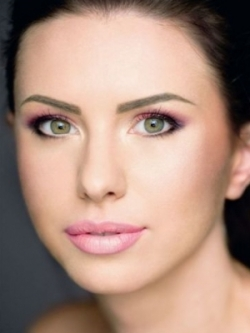
//> input picture Fotos/cara01.jpg, 250 x 333 px
$ ./main   (built with g++ and OpenCV 4)
//> lines starting //> are read from the running program, lines starting //| are printed output that depends on the picture; after the words box and inside, x2 and y2 are one past the last pixel; in counts of white or black regions, pixels touching at a corner belong together
/*
 * File:   main.cpp
 * Author: slenderman
 *
 * Created on 24 de noviembre de 2013, 09:51 PM
 */

#include <cstdlib>

using namespace std;

/*
 *
 */
//int main(int argc, char** argv) {
//
//    return 0;
//}

#include <opencv2/opencv.hpp>

using namespace cv;
using namespace std;

int main()
{
        float EYE_SX = 0.16f;
        float EYE_SY = 0.26f;
        float EYE_SW = 0.30f;
        float EYE_SH = 0.28f;

        Mat dest, gray;

   //string urlImagen="/home/slenderman/ProyectosGitHub/ParchePirataOCVNebeans/Fotos/diego.jpeg";
  string urlImagen="/home/slenderman/ProyectosGitHub/ParchePirataOCVNebeans/Fotos/cara01.jpg";
  //string urlImagen="/home/slenderman/ProyectosGitHub/ParchePirataOCVNebeans/Fotos/house.jpg";
    //string urlImagen="/home/slenderman/ProyectosGitHub/ParchePirataOCVNebeans/Fotos/cara02.jpg";
    Mat src=imread(urlImagen);
//> src is the input picture: 333 rows x 250 cols, CV_8UC3; mean B, G, R 126.1, 140.7, 171.2
     //Mat src=imread("/Users/Diogo/Pictures/DSC03134.JPG");
    Mat imagen;


    Size sizeScr=src.size();
//> sizeScr = Size(250, 333)
    cout<<"Ancho : "<<sizeScr.width<<"| Largo : "<<sizeScr.height<<endl;
//| Ancho : 250| Largo : 333
    // [14 lines of commented-out code are left out]
    if(sizeScr.width>sizeScr.height){
        if(sizeScr.width>1024 || sizeScr.height>900){
            resize(src,src, Size(640,480));
            imagen=src;
        }
        else{
            if(sizeScr.width<1024 || sizeScr.height<900){
            resize(src,src, Size(640,480));
            imagen=src;
                }
                else{
             imagen=src;
        }
        }

    }else{
        if(sizeScr.width < sizeScr.height){
              if(sizeScr.width>1024 || sizeScr.height>900){
            resize(src,src, Size(300,400));
            imagen=src;
        }
        else{
            if(sizeScr.width<1024 || sizeScr.height<900){
            resize(src,src, Size(300,400));
//> src: 400 rows x 300 cols, CV_8UC3
            imagen=src;
                }
                else{
             imagen=src;
        }
        }
        }else{
            if(sizeScr.width > 400){
        resize(src,src, Size(300,400));
            imagen=src;
            }else{
            imagen=src;
            }
    }
    }


    // [11 lines of commented-out code are left out]


        CascadeClassifier detector, eyes_detector;

        if(!detector.load("/home/slenderman/ProyectosGitHub/ParchePirataOCVNebeans/haarcascades/haarcascade_frontalface_alt2.xml"))
                cout << "No se puede abrir clasificador." << endl;

        if(!eyes_detector.load("/home/slenderman/ProyectosGitHub/ParchePirataOCVNebeans/haarcascades/haarcascade_eye_tree_eyeglasses.xml"))
                cout << "No se puede abrir clasificador para los ojos." << endl;

        cvtColor(imagen, gray, CV_BGR2GRAY);
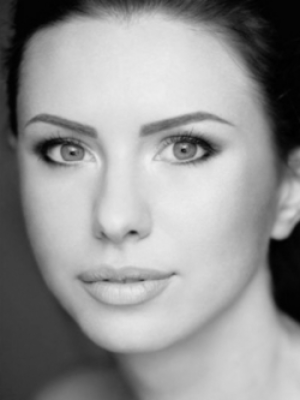
//> gray: 400 rows x 300 cols, CV_8UC1; min 0, max 237, mean 148
        equalizeHist(gray, dest);
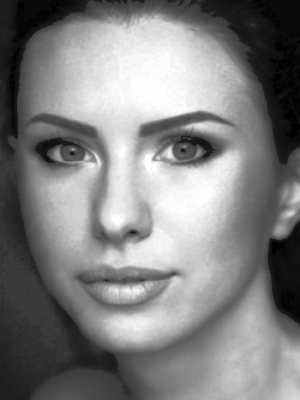
//> dest: 400 rows x 300 cols, CV_8UC1; min 0, max 255, mean 128.4

        vector<Rect> rect;
        detector.detectMultiScale(dest, rect);
//> rect = 1 Rect (x, y, width, height): [8, 59, 237, 237]

//        for(Rect rc : rect)
//        {
//        /*
//                rectangle(imagen,
//                  Point(rc.x, rc.y),
//                  Point(rc.x + rc.width, rc.y + rc.height),
//                  CV_RGB(0,255,0), 2);
//         */
//
//        }

        if(rect.size() > 0)
        {
                Mat face = dest(rect[0]).clone();
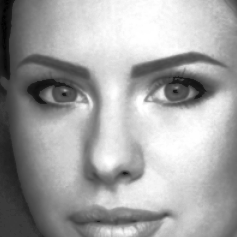
//> face: 237 rows x 237 cols, CV_8UC1; min 0, max 255, mean 164
                vector<Rect> leftEye, rightEye;

                int leftX = cvRound(face.cols * EYE_SX);
//> leftX = 38
                int topY = cvRound(face.rows * EYE_SY);
//> topY = 62
                int widthX = cvRound(face.cols * EYE_SW);
//> widthX = 71
                int heightY = cvRound(face.rows * EYE_SH);
//> heightY = 66
                int rightX = cvRound(face.cols * (1.0-EYE_SX-EYE_SW));
//> rightX = 128

                Mat topLeftOfFace = face(Rect(leftX, topY, widthX, heightY));
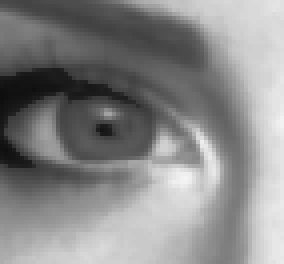
//> topLeftOfFace: 66 rows x 71 cols, CV_8UC1 (shown 4 times larger); min 14, max 244, mean 135.6
                Mat topRightOfFace = face(Rect(rightX, topY, widthX, heightY));
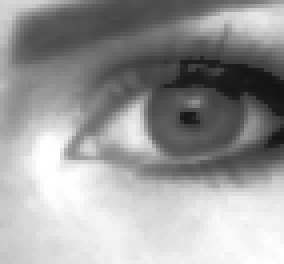
//> topRightOfFace: 66 rows x 71 cols, CV_8UC1 (shown 4 times larger); min 19, max 255, mean 155.2

                eyes_detector.detectMultiScale(topLeftOfFace, leftEye);
//> leftEye = empty
                eyes_detector.detectMultiScale(topRightOfFace, rightEye);
//> rightEye = 1 Rect (x, y, width, height): [16, 3, 50, 50]

                if((int)leftEye.size() > 0)
                {
            /*
                        rectangle(imagen,
                      Point(leftEye[0].x + leftX + rect[0].x, leftEye[0].y + topY + rect[0].y),
                      Point(leftEye[0].width + widthX + rect[0].x - 5, leftEye[0].height + heightY + rect[0].y),
                      CV_RGB(0,255,255), 2);
             */
                }

                if((int)rightEye.size() > 0)
                {

          //circulo del parche negro

            for (int i=0; i<rightEye[0].width/2+15; i++) {
                Point centerEyeRigth=Point(rightEye[0].x + rightX + rect[0].x+5, rightEye[0].y + topY + rect[0].y+rightEye[0].height/2);

                circle(imagen, centerEyeRigth, i, CV_RGB(0,0,0));

            }
//> this loop made 40 passes
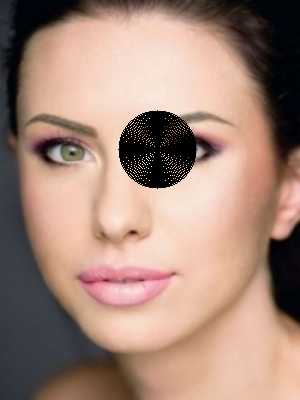
//> imagen: 400 rows x 300 cols, CV_8UC3; mean B, G, R 120.3, 134.2, 163.6

        //  linea del tirante del parche
            Point puntoCentroParche=Point(rightEye[0].x + rightX + rect[0].x, rightEye[0].y + topY + rect[0].y+rightEye[0].height/2);
//> puntoCentroParche = Point(152, 149)
            Point puntoArriba=Point(rect[0].x+rect[0].width/2,rect[0].y);
//> puntoArriba = Point(126, 59)
            Point puntoDerecha=Point(rect[0].x+rect[0].width,rect[0].y+rect[0].height/2);
//> puntoDerecha = Point(245, 177)
            line(imagen, puntoArriba, puntoCentroParche, CV_RGB(0, 0, 0));
//> imagen: 400 rows x 300 cols, CV_8UC3; 59 pixels changed, all inside (x1, y1, x2, y2) = (126, 59, 151, 144)
            line(imagen, puntoDerecha, puntoCentroParche, CV_RGB(0, 0, 0));
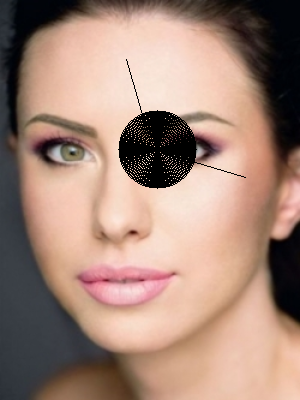
//> imagen: 400 rows x 300 cols, CV_8UC3; mean B, G, R 120.1, 134, 163.4


          //circulo rojo
        Point centerEyeRigth2=Point(rightEye[0].width + widthX + rect[0].x + 5, rightEye[0].height + heightY + rect[0].y);
//> centerEyeRigth2 = Point(134, 175)
            //cout<<"Punto 2 :"<<centerEyeRigth2<<endl;
            circle(imagen, centerEyeRigth2, 5, CV_RGB(255, 0, 0));
//> imagen: 400 rows x 300 cols, CV_8UC3; 28 pixels changed, all inside (x1, y1, x2, y2) = (129, 170, 140, 181)

            /*
                        rectangle(imagen,
                      Point(rightEye[0].x + rightX + leftX + rect[0].x, rightEye[0].y + topY + rect[0].y),
                      Point(rightEye[0].width + widthX + rect[0].x + 5, rightEye[0].height + heightY + rect[0].y),
                      CV_RGB(0,255,255), 2);

             */
                }
        }

        imshow("Parche de Pirata", imagen);

        waitKey(0);
        return 1;
}

/*


 cout<<"rightEye[0].x :"<<rightEye[0].x <<"|rightX " <<rightX  <<"|leftX " <<leftX  <<"|rect[0].x :" <<rect[0].x <<endl<<"|rightEye[0].y :"<<rightEye[0].y <<"|topY :"<<topY<<"|rect[0].y :"<<rect[0].y<<endl<<endl;
 cout<<"rightEye[0].width :"<<rightEye[0].width <<"|widthX : " <<widthX <<"|rect[0].x+5 " <<rect[0].x+5<<endl<<"|rightEye[0].height :"<<rightEye[0].height<<"|heightY :"<<heightY<<"|rect[0].y :"<<rect[0].y<<endl<<endl;
 cout<<"Punto 1 :"<<centerEyeRigth<<endl;


*/

$ run again, with Fotos/diego.jpeg copied over Fotos/cara01.jpg
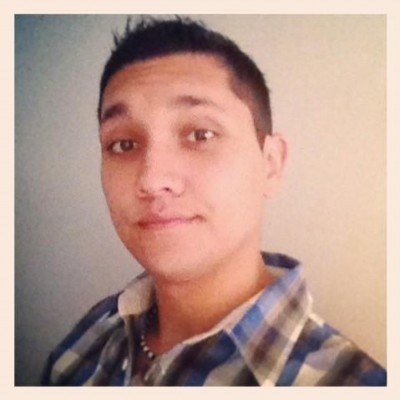
//> input picture Fotos/diego.jpeg, 400 x 400 px
//> src is the input picture: 400 rows x 400 cols, CV_8UC3; mean B, G, R 144.1, 154.8, 184.7
//| Ancho : 400| Largo : 400
//> rect = 1 Rect (x, y, width, height): [60, 61, 214, 214]
//> leftEye = 1 Rect (x, y, width, height): [10, 8, 42, 42]
//> rightEye = 1 Rect (x, y, width, height): [3, 1, 42, 42]
//> the loop `for (int i=0; i<rightEye[0].width/2+15; i++)` made 36 passes
//> after the loop `for (int i=0; i<rightEye[0].width/2+15; i++)`:
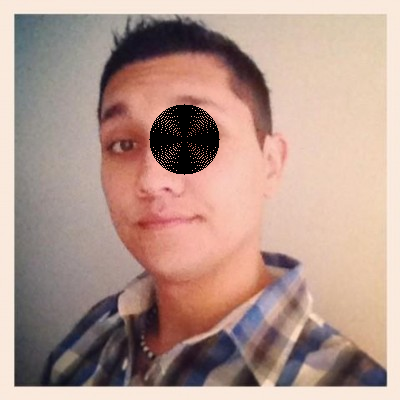
//> imagen: 400 rows x 400 cols, CV_8UC3; 2.19% of pixels changed, all inside (x1, y1, x2, y2) = (149, 104, 220, 175)
//> puntoCentroParche = Point(179, 139)
//> puntoArriba = Point(167, 61)
//> puntoDerecha = Point(274, 168)
//> centerEyeRigth2 = Point(171, 163)
//> `circle(imagen, centerEyeRigth2, 5, CV_RGB(255, 0, 0));`:
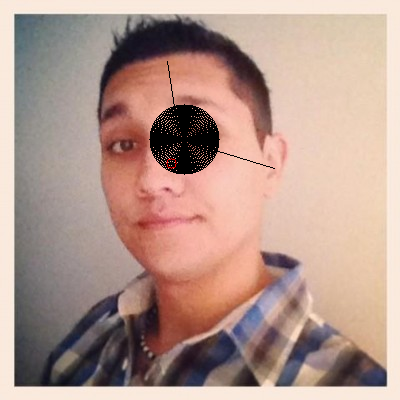
//> imagen: 400 rows x 400 cols, CV_8UC3; mean B, G, R 140.9, 151.3, 179.7

$ run again, with Fotos/cara02.jpg copied over Fotos/cara01.jpg
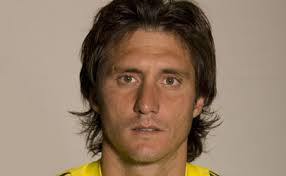
//> input picture Fotos/cara02.jpg, 286 x 176 px
//> src is the input picture: 176 rows x 286 cols, CV_8UC3; mean B, G, R 102.3, 122.6, 145
//| Ancho : 286| Largo : 176
//> src: 480 rows x 640 cols, CV_8UC3
//> rect = 1 Rect (x, y, width, height): [193, 107, 283, 283]
//> `Mat topRightOfFace = face(Rect(rightX, topY, widthX, heightY));`:
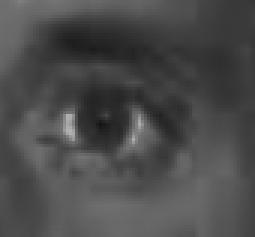
//> topRightOfFace: 79 rows x 85 cols, CV_8UC1 (shown 3 times larger); min 20, max 177, mean 75.2
//> leftEye = 1 Rect (x, y, width, height): [21, 9, 56, 56]
//> rightEye = 1 Rect (x, y, width, height): [8, 14, 54, 54]
//> the loop `for (int i=0; i<rightEye[0].width/2+15; i++)` made 42 passes
//> after the loop `for (int i=0; i<rightEye[0].width/2+15; i++)`:
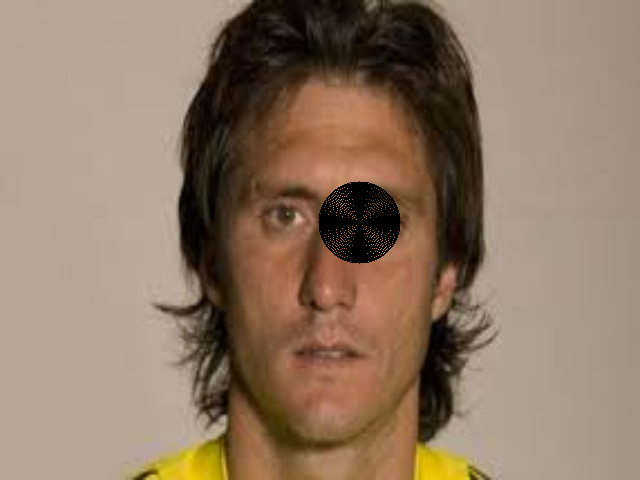
//> imagen: 480 rows x 640 cols, CV_8UC3; mean B, G, R 101.1, 121, 142.6
//> puntoCentroParche = Point(354, 222)
//> puntoArriba = Point(334, 107)
//> puntoDerecha = Point(476, 248)
//> centerEyeRigth2 = Point(337, 240)
